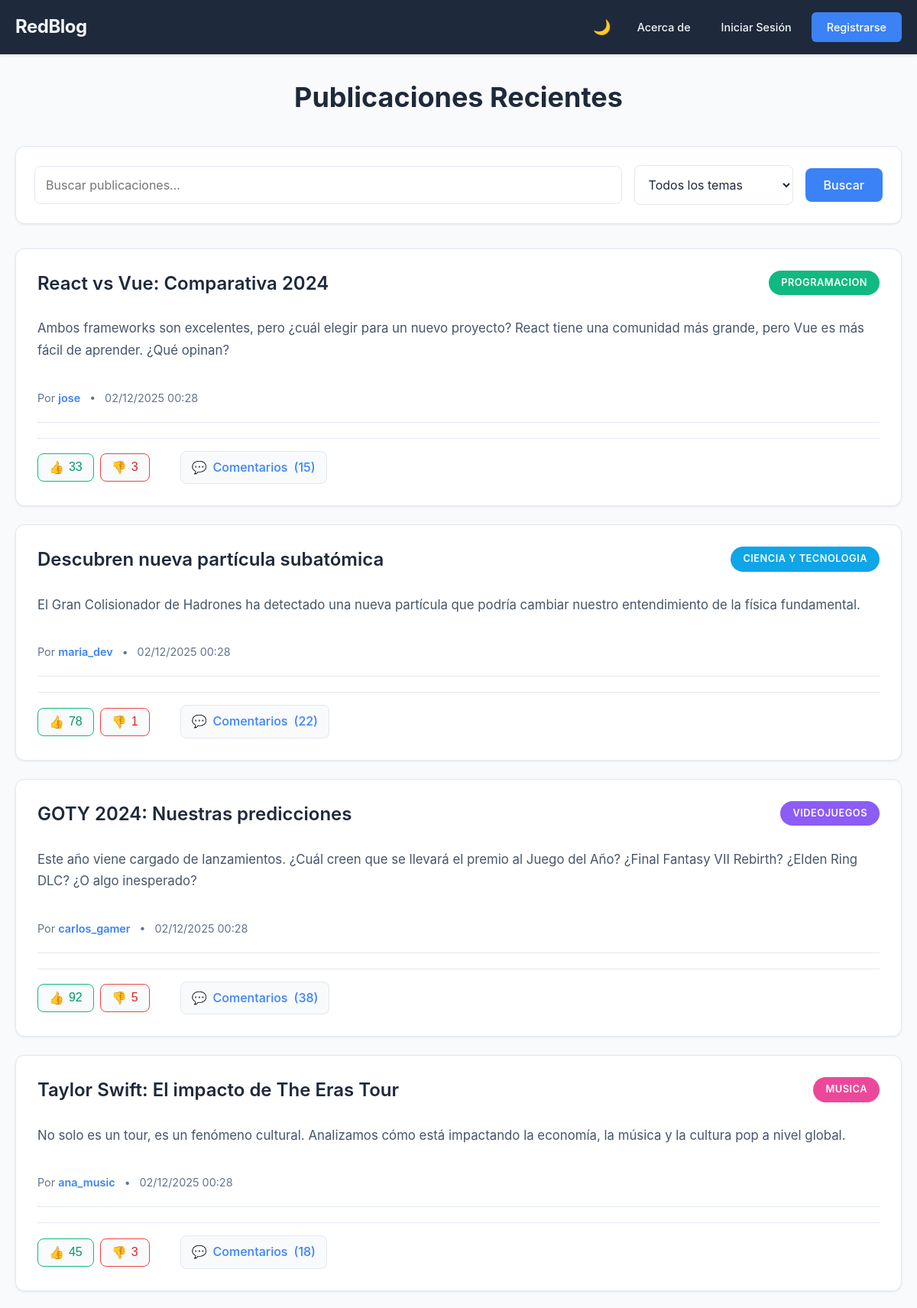
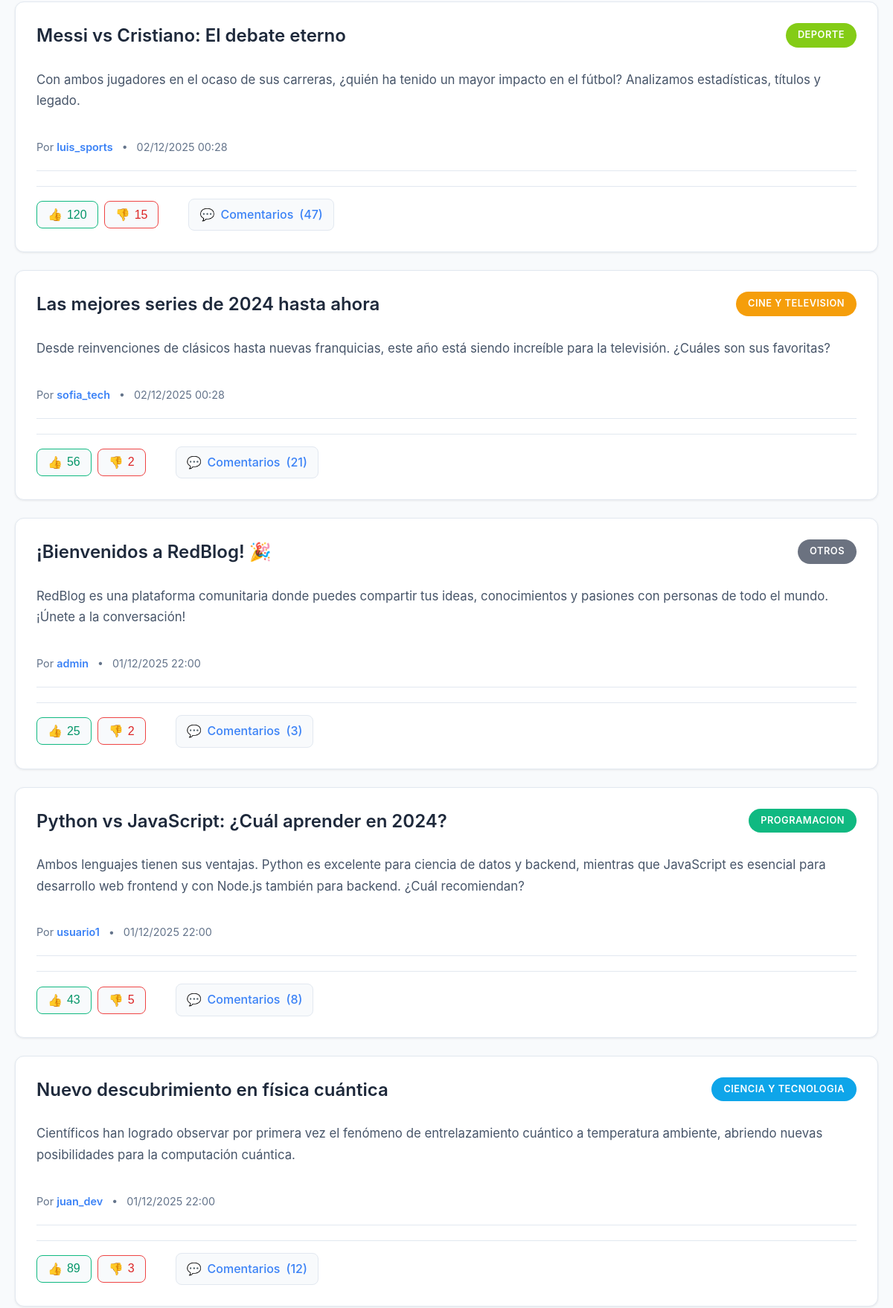
Page /redblog/frontend/index.php (upper part) on the committed database (2 pictures, top to bottom).
### tables this page shows
CREATE TABLE `posts` (
  `id` int(11) NOT NULL,
  `title` varchar(255) NOT NULL,
  `content` text NOT NULL,
  `author_id` int(11) NOT NULL,
  `theme` enum('Ciencia y Tecnologia','Programacion','Videojuegos','Musica','Cine y Television','Deporte','Otros') DEFAULT 'Otros',
  `upvotes` int(11) DEFAULT 0,
  `downvotes` int(11) DEFAULT 0,
  `comment_count` int(11) DEFAULT 0,
  `is_public` tinyint(1) DEFAULT 1,
  `created_at` timestamp NOT NULL DEFAULT current_timestamp(),
  `updated_at` timestamp NOT NULL DEFAULT current_timestamp() ON UPDATE current_timestamp()
);

CREATE TABLE `users` (
  `id` int(11) NOT NULL,
  `username` varchar(50) NOT NULL,
  `email` varchar(100) NOT NULL,
  `password` varchar(255) NOT NULL,
  `role` enum('user','admin') DEFAULT 'user',
  `is_active` tinyint(1) DEFAULT 1,
  `created_at` timestamp NOT NULL DEFAULT current_timestamp(),
  `preferred_theme` enum('Ciencia y Tecnologia','Programacion','Videojuegos','Musica','Cine y Television','Deporte','Otros') DEFAULT 'Otros',
  `country` varchar(100) DEFAULT 'No especificado',
  `bio` text DEFAULT NULL,
  `avatar_url` varchar(500) DEFAULT NULL
);

### redblog/backend/models/Post.php (called while the page is built, shortened)
<?php
class Post {
    private $conn;
    private $table_name = "posts";
    public function __construct($db) {
        $this->conn = $db;
    }
    public function read() {
        try {
            $query = "SELECT p.*, u.username as author_name
                    FROM " . $this->table_name . " p
                    LEFT JOIN users u ON p.author_id = u.id
                    WHERE p.is_public = 1
                    ORDER BY p.created_at DESC";
            $stmt = $this->conn->prepare($query);
            $stmt->execute();
            return $stmt;
        } catch(PDOException $exception) {
            return $this->getSampleData();
        }
    }
}
?>

### redblog/frontend/index.php (the view, shortened to what this page needs)
<?php
$base_url = '/redblog/frontend';
function get_url($path = '') {
    global $base_url;
    return $base_url . $path;
}
function get_asset($path) {
    global $base_url;
    return $base_url . $path;
}
$posts = [];
$search_query = $_GET['search'] ?? '';
$theme_filter = $_GET['theme'] ?? '';
try {
    if(file_exists('../backend/config/database.php') && file_exists('../backend/models/Post.php')) {
        include_once '../backend/models/Post.php';
        $database = new Database();
        $db = $database->getConnection();
        $post = new Post($db);
        if(!empty($search_query) || !empty($theme_filter)) {
            $posts_result = $post->search($search_query, $theme_filter);
        } else {
            $posts_result = $post->read();
        }
        if($posts_result instanceof PDOStatement) {
            $posts = $posts_result->fetchAll(PDO::FETCH_ASSOC);
        } else {
            $posts = $posts_result;
        }
    } else {
        throw new Exception("Archivos del backend no encontrados");
    }
} catch(Exception $e) {
    $error = "Error: " . $e->getMessage();
}
?>
<!DOCTYPE html>
<html lang="es">
<head>
    <link rel="stylesheet" href="<?php echo get_asset('/css/style.css'); ?>">
</head>
<body>
    <?php
    $navbar_path = __DIR__ . '/includes/navbar.php';
    if (file_exists($navbar_path)) include $navbar_path;
    ?>
    <main class="container">
        <h1 class="page-title">Publicaciones Recientes</h1>
        <div class="search-container">
            <form method="GET" action="" class="search-form">
                <input type="text" name="search" class="form-input"
                       placeholder="Buscar publicaciones..."
                       value="<?php echo htmlspecialchars($search_query); ?>">
                <select name="theme" class="form-input" style="min-width: 180px;">
                    <option value="">Todos los temas</option>
                </select>
                <button type="submit" class="btn btn-primary">Buscar</button>
            </form>
        </div>
        <div id="posts-container" class="posts-container">
            <?php if(empty($posts)): ?>
                <div class="no-posts">
                    <p>No hay publicaciones que coincidan con tu búsqueda.</p>
                    <?php if(isset($_SESSION['user'])): ?>
                        <a href="<?php echo get_url('/pages/create-post.php'); ?>" class="btn btn-primary">
                            Crear Primera Publicación
                        </a>
                    <?php else: ?>
                        <a href="<?php echo get_url('/pages/register.php'); ?>" class="btn btn-primary">
                            Regístrate para Publicar
                        </a>
                    <?php endif; ?>
                </div>
            <?php else: ?>
                <?php foreach($posts as $post): ?>
                <div class="post-card" data-post-id="<?php echo $post['id']; ?>">
                    <div class="post-header">
                        <h2 class="post-title"><?php echo htmlspecialchars($post['title']); ?></h2>
                        <span class="post-theme" data-theme="<?php echo htmlspecialchars($post['theme']); ?>">
                            <?php echo htmlspecialchars($post['theme']); ?>
                        </span>
                    </div>
                    <div class="post-content">
                        <?php echo nl2br(htmlspecialchars($post['content'])); ?>
                    </div>
                    <div class="post-meta">
                        <div class="author-info">
                            <span>Por <a href="<?php echo get_url('/pages/profile.php?user_id=' . $post['author_id']); ?>"
                                       class="author-link"><?php echo htmlspecialchars($post['author_name']); ?></a></span>
                            <span class="separator">•</span>
                            <span class="post-date"><?php echo date('d/m/Y H:i', strtotime($post['created_at'])); ?></span>
                        </div>
                    </div>
                    <div class="post-stats">
                        <div class="vote-buttons">
                            <button class="vote-btn like-btn" onclick="votePost('up', <?php echo $post['id']; ?>)"
                                    id="like-btn-<?php echo $post['id']; ?>">
                                👍 <span id="like-count-<?php echo $post['id']; ?>"><?php echo $post['upvotes']; ?></span>
                            </button>
                            <button class="vote-btn dislike-btn" onclick="votePost('down', <?php echo $post['id']; ?>)"
                                    id="dislike-btn-<?php echo $post['id']; ?>">
                                👎 <span id="dislike-count-<?php echo $post['id']; ?>"><?php echo $post['downvotes']; ?></span>
                            </button>
                        </div>
                        <a href="<?php echo get_url('/pages/post-detail.php?id=' . $post['id']); ?>" class="comments-link">
                        💬 <span>Comentarios</span>
                            <span>(<?php echo isset($post['comment_count']) ? $post['comment_count'] : 0; ?>)</span>
                        </a>
                    </div>
                </div>
                <?php endforeach; ?>
            <?php endif; ?>
        </div>
    </main>
</body>
</html>

### rows in the picture
posts: title "React vs Vue: Comparativa 2024", theme "PROGRAMACION", content "Ambos frameworks son excelentes, pero ¿cuál elegir para un nuevo proyecto? React tiene una comunidad más grande, pero Vue es más fácil de aprender. ¿Qué opinan?", author.username "jose", created_at "02/12/2025 00:28", upvotes "33", downvotes "3", comment_count "15"
posts: title "Descubren nueva partícula subatómica", theme "CIENCIA Y TECNOLOGIA", content "El Gran Colisionador de Hadrones ha detectado una nueva partícula que podría cambiar nuestro entendimiento de la física fundamental.", author.username "maria_dev", created_at "02/12/2025 00:28", upvotes "78", downvotes "1", comment_count "22"
posts: title "GOTY 2024: Nuestras predicciones", theme "VIDEOJUEGOS", content "Este año viene cargado de lanzamientos. ¿Cuál creen que se llevará el premio al Juego del Año? ¿Final Fantasy VII Rebirth? ¿Elden Ring DLC? ¿O algo inesperado?", author.username "carlos_gamer", created_at "02/12/2025 00:28", upvotes "92", downvotes "5", comment_count "38"
posts: title "Taylor Swift: El impacto de The Eras Tour", theme "MUSICA", content "No solo es un tour, es un fenómeno cultural. Analizamos cómo está impactando la economía, la música y la cultura pop a nivel global.", author.username "ana_music", created_at "02/12/2025 00:28", upvotes "45", downvotes "3", comment_count "18"
posts: title "Messi vs Cristiano: El debate eterno", theme "DEPORTE", content "Con ambos jugadores en el ocaso de sus carreras, ¿quién ha tenido un mayor impacto en el fútbol? Analizamos estadísticas, títulos y legado.", author.username "luis_sports", created_at "02/12/2025 00:28", upvotes "120", downvotes "15", comment_count "47"
posts: title "Las mejores series de 2024 hasta ahora", theme "CINE Y TELEVISION", content "Desde reinvenciones de clásicos hasta nuevas franquicias, este año está siendo increíble para la televisión. ¿Cuáles son sus favoritas?", author.username "sofia_tech", created_at "02/12/2025 00:28", upvotes "56", downvotes "2", comment_count "21"
posts: title "¡Bienvenidos a RedBlog! 🎉", theme "OTROS", content "RedBlog es una plataforma comunitaria donde puedes compartir tus ideas, conocimientos y pasiones con personas de todo el mundo. ¡Únete a la conversación!", author.username "admin", created_at "01/12/2025 22:00", upvotes "25", downvotes "2", comment_count "3"
posts: title "Python vs JavaScript: ¿Cuál aprender en 2024?", theme "PROGRAMACION", content "Ambos lenguajes tienen sus ventajas. Python es excelente para ciencia de datos y backend, mientras que JavaScript es esencial para desarrollo web frontend y con Node.js también para backend. ¿Cuál recomiendan?", author.username "usuario1", created_at "01/12/2025 22:00", upvotes "43", downvotes "5", comment_count "8"
posts: title "Nuevo descubrimiento en física cuántica", theme "CIENCIA Y TECNOLOGIA", content "Científicos han logrado observar por primera vez el fenómeno de entrelazamiento cuántico a temperatura ambiente, abriendo nuevas posibilidades para la computación cuántica.", author.username "juan_dev", created_at "01/12/2025 22:00", upvotes "89", downvotes "3", comment_count "12"
